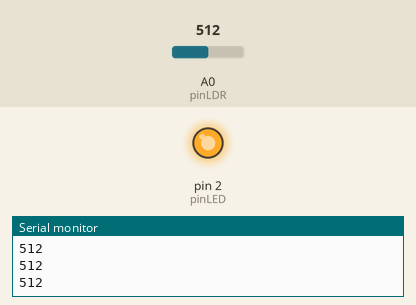
Recording of a sketch running on a simulated Arduino Uno, built with avr-gcc and run on an emulated ATmega328P. On the bench: output pins drawn as LEDs (lit = HIGH), the last lines printed to the serial monitor. The test bench sets the inputs (shaded band); at power-on: A0 (pinLDR) = 512.

Above: at 1.2 s.
1.3 s: A0 (pinLDR) set to 642
2.8 s: A0 (pinLDR) set to 663
At 3.8 s:
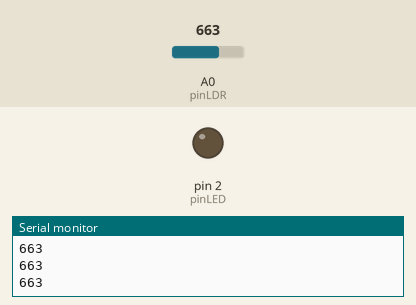
4.3 s: A0 (pinLDR) set to 640
At 5.1 s:
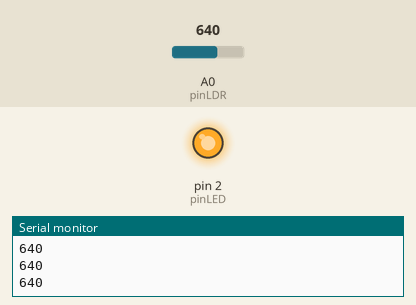
5.9 s: A0 (pinLDR) set to 660
At 6.4 s:
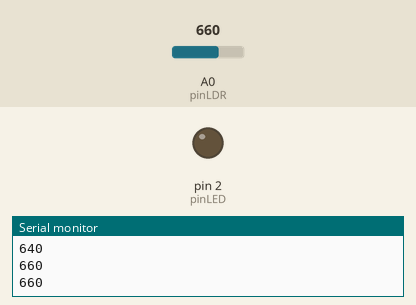
Timing chart, 0 to 8.5 s (numbered marks = the images above; inputs shaded):
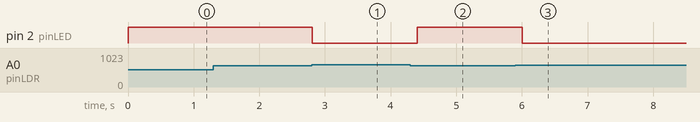

The sketch:

fotoresistencia.ino
```cpp
// Pin donde se conectan los leds
#define pinLED 2
// Pin analogico de entrada para el LDR
#define pinLDR 0
// Variable donde se almacena el valor del LDR
int valorLDR = 0;

void setup()
{
  // Configuramos como salidas los pines donde se conectan los led
  pinMode(pinLED, OUTPUT);

  //  Configurar el puerto serial
  Serial.begin(9600);

}

void loop()
{
  valorLDR= analogRead(pinLDR);
  //digitalWrite(pinLED, LOW);
  if (valorLDR >=650)
  {
    digitalWrite(pinLED, LOW);
  }
  else
  {
    digitalWrite(pinLED, HIGH);
  }

  // Devolver el valor leido a nuestro monitor serial en el IDE de Arduino
  Serial.println(valorLDR);

  // Esperar unos milisegundos antes de actualizar
  delay(200);
}
```

Measured:
- the behaviour switches between 649 and 650 on A0 (pinLDR) (found by bisection; images 0 and 1)
- after the input at 2.8 s, pin 2 (pinLED): HIGH → LOW at once
- after the input at 4.3 s, pin 2 (pinLED): LOW → HIGH after 0.11 s
- after the input at 5.9 s, pin 2 (pinLED): HIGH → LOW after 0.11 s
